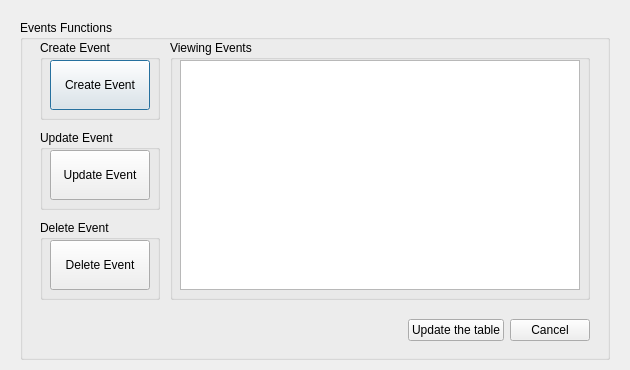
<?xml version="1.0" encoding="UTF-8"?>
<ui version="4.0">
 <class>EventsWindow</class>
 <widget class="QDialog" name="EventsWindow">
  <property name="geometry">
   <rect>
    <x>0</x>
    <y>0</y>
    <width>630</width>
    <height>370</height>
   </rect>
  </property>
  <property name="minimumSize">
   <size>
    <width>630</width>
    <height>370</height>
   </size>
  </property>
  <property name="maximumSize">
   <size>
    <width>630</width>
    <height>370</height>
   </size>
  </property>
  <property name="windowTitle">
   <string>Dialog</string>
  </property>
  <widget class="QGroupBox" name="EventsFunctionsBox">
   <property name="geometry">
    <rect>
     <x>20</x>
     <y>20</y>
     <width>590</width>
     <height>340</height>
    </rect>
   </property>
   <property name="title">
    <string>Events Functions</string>
   </property>
   <widget class="QGroupBox" name="CreateEventBox">
    <property name="geometry">
     <rect>
      <x>20</x>
      <y>20</y>
      <width>120</width>
      <height>80</height>
     </rect>
    </property>
    <property name="title">
     <string>Create Event</string>
    </property>
    <widget class="QPushButton" name="CreateEventButton">
     <property name="geometry">
      <rect>
       <x>10</x>
       <y>20</y>
       <width>100</width>
       <height>50</height>
      </rect>
     </property>
     <property name="text">
      <string>Create Event</string>
     </property>
    </widget>
   </widget>
   <widget class="QGroupBox" name="DeleteEventBox">
    <property name="geometry">
     <rect>
      <x>20</x>
      <y>200</y>
      <width>120</width>
      <height>80</height>
     </rect>
    </property>
    <property name="title">
     <string>Delete Event</string>
    </property>
    <widget class="QPushButton" name="DeleteEventButton">
     <property name="geometry">
      <rect>
       <x>10</x>
       <y>20</y>
       <width>100</width>
       <height>50</height>
      </rect>
     </property>
     <property name="text">
      <string>Delete Event</string>
     </property>
    </widget>
   </widget>
   <widget class="QGroupBox" name="UpdateEventBox">
    <property name="geometry">
     <rect>
      <x>20</x>
      <y>110</y>
      <width>120</width>
      <height>80</height>
     </rect>
    </property>
    <property name="title">
     <string>Update Event</string>
    </property>
    <widget class="QPushButton" name="UpdateEventButton">
     <property name="geometry">
      <rect>
       <x>10</x>
       <y>20</y>
       <width>100</width>
       <height>50</height>
      </rect>
     </property>
     <property name="text">
      <string>Update Event</string>
     </property>
    </widget>
   </widget>
   <widget class="QGroupBox" name="ViewingEventsBox">
    <property name="geometry">
     <rect>
      <x>150</x>
      <y>20</y>
      <width>420</width>
      <height>260</height>
     </rect>
    </property>
    <property name="title">
     <string>Viewing Events</string>
    </property>
    <widget class="QTableView" name="ViewingEventsTableView">
     <property name="geometry">
      <rect>
       <x>10</x>
       <y>20</y>
       <width>400</width>
       <height>230</height>
      </rect>
     </property>
    </widget>
   </widget>
   <widget class="QWidget" name="horizontalLayoutWidget">
    <property name="geometry">
     <rect>
      <x>20</x>
      <y>290</y>
      <width>550</width>
      <height>40</height>
     </rect>
    </property>
    <layout class="QHBoxLayout" name="HorizontalLayout">
     <item>
      <spacer name="HorizontalSpacer">
       <property name="orientation">
        <enum>Qt::Horizontal</enum>
       </property>
       <property name="sizeHint" stdset="0">
        <size>
         <width>40</width>
         <height>20</height>
        </size>
       </property>
      </spacer>
     </item>
     <item>
      <widget class="QPushButton" name="UpdateTheTableButton">
       <property name="text">
        <string>Update the table</string>
       </property>
      </widget>
     </item>
     <item>
      <widget class="QPushButton" name="CancelButton">
       <property name="text">
        <string>Cancel</string>
       </property>
      </widget>
     </item>
    </layout>
   </widget>
  </widget>
 </widget>
 <resources/>
 <connections/>
</ui>
